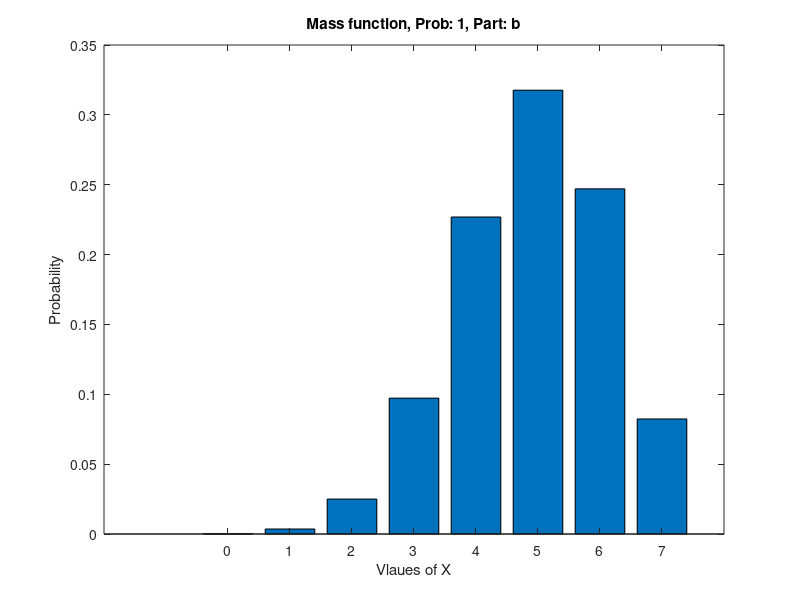
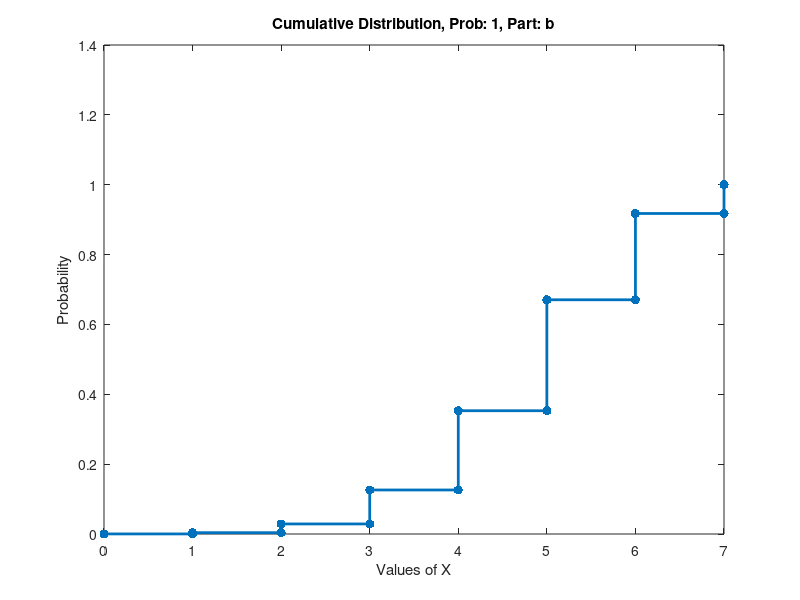
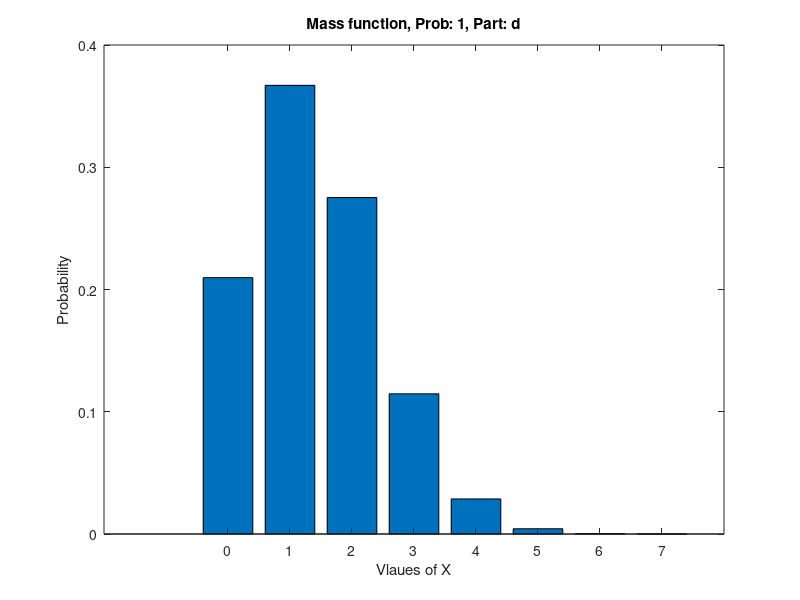
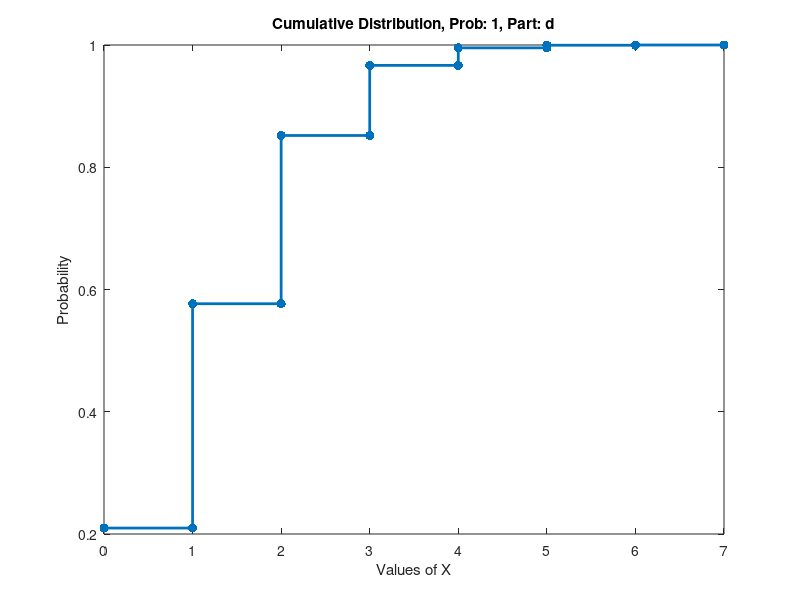

The MATLAB source for these figures, in order:
function Problem1_BinomRandomVars
%%% PROBLEM 1 %%%
[vals,probs] = binom_prob_mass(0,7,7,.7,1,'a');
prob_mass_graph(vals,probs,1,'b')
prob_cumulitive_graph(vals,probs,1,'b')

[vals,probs] = binom_prob_mass(0,7,7,.2,1,'c');
prob_mass_graph(vals,probs,1,'d')
prob_cumulitive_graph(vals,probs,1,'d')

%%% PROBLEM 2 %%%
[vals2,probs2] = dice_probability_mass(6,2,'a');
prob_mass_graph(vals2,probs2,2,'b')
prob_cumulitive_graph(vals2,probs2,2,'b')

[vals3,probs3] = dice_cumulative(2,'c');
prob_mass_graph(vals3,probs3,2,'d')
prob_cumulitive_graph(vals3,probs3,2,'d')


% Compute the probability for each value of X
function [vals,out] = binom_prob_mass(s,X,n,P,num,let)
head = sprintf('Probabilites, Prob: %d, Part: %s',num,let);
fprintf('\n%s\n',head)
vals = [];
out = [];
for i = s:X
    vals = [vals,i];
    val = binopdf(i,n,P);
    out = [out,val];
    print = sprintf('For X = %d, P = %e',i,val);
    fprintf('%s\n',print)
end

% Compute the probability for each value the dice can have
function [vals,out] = dice_probability_mass(n,num,let)
head = sprintf('Probabilites, Prob: %d, Part: %s',num,let);

vals = 1:n;
out = zeros(1,n)+.16667;

fprintf('\n%s\n',head)
disp(vals)
disp(out)

% Compute the probability for each value that Z can have
function [vals,out] = dice_cumulative(num,let)
head = sprintf('Probabilites, Prob: %d, Part: %s',num,let);

vals = 3:18;
out = zeros(1,length(vals));

quant = [1,1,2,3,4,5,6,6,6,6,5,4,3,2,1,1];
p = (1/6)^3;
for i = 1:length(vals)
    for j = 1:quant(i)
        out(i) = out(i)+p;
    end
end

fprintf('\n%s\n',head)
disp(vals)
disp(out)


% Plot the probability mass function for the values and probabilites passed
% in
function prob_mass_graph(vals,probs,num,let)
head = sprintf('Mass function, Prob: %d, Part: %s',num,let);
figure('Visible','on','Name',head)
bar(vals,probs)
xlabel('Vlaues of X')
ylabel('Probability')
title(head)

% Plot the cumulative distribution graph for the values and probabilities
% passed in
function prob_cumulitive_graph(vals,probs,num,let)
head = sprintf('Cumulative Distribution, Prob: %d, Part: %s',num,let);
figure('Visible','on','Name',head)

cum_dist = zeros(1,length(vals));
cum_dist(1) = probs(1);
for i = 2:length(probs)
    dist = cum_dist(i-1) + probs(i);
    cum_dist(i) = dist;    
end
% The next two lines form the rectangular shape of the cumulative
% distribution plot by shifting the probabilities one index to the left.
% The vectors are isolated from indexes 2 --> end and 1 is subtracted from
% the values to shift the values
vals = [vals,(vals(1:end-1)+1)];
cum_dist = [cum_dist,cum_dist(1:end-1)];

% The values must be sorted so that the sequential line connecting does not
% self intersect
plot(sort(vals),sort(cum_dist),'.-','LineWidth',2,'MarkerSize',20)
xlabel('Values of X')
ylabel('Probability')
title(head)





